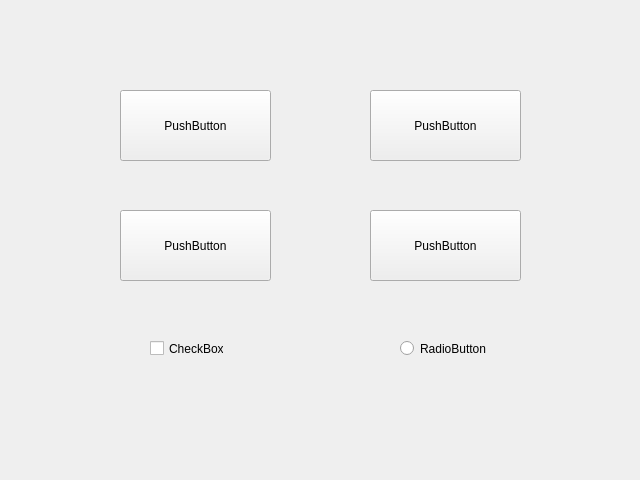
<?xml version="1.0" encoding="UTF-8"?>
<ui version="4.0">
 <class>Form</class>
 <widget class="QWidget" name="Form">
  <property name="geometry">
   <rect>
    <x>0</x>
    <y>0</y>
    <width>640</width>
    <height>480</height>
   </rect>
  </property>
  <property name="windowTitle">
   <string>Form</string>
  </property>
  <widget class="QPushButton" name="pushButton">
   <property name="geometry">
    <rect>
     <x>120</x>
     <y>90</y>
     <width>151</width>
     <height>71</height>
    </rect>
   </property>
   <property name="text">
    <string>PushButton</string>
   </property>
  </widget>
  <widget class="QPushButton" name="pushButton_2">
   <property name="geometry">
    <rect>
     <x>370</x>
     <y>90</y>
     <width>151</width>
     <height>71</height>
    </rect>
   </property>
   <property name="text">
    <string>PushButton</string>
   </property>
  </widget>
  <widget class="QPushButton" name="pushButton_3">
   <property name="geometry">
    <rect>
     <x>370</x>
     <y>210</y>
     <width>151</width>
     <height>71</height>
    </rect>
   </property>
   <property name="text">
    <string>PushButton</string>
   </property>
  </widget>
  <widget class="QPushButton" name="pushButton_4">
   <property name="geometry">
    <rect>
     <x>120</x>
     <y>210</y>
     <width>151</width>
     <height>71</height>
    </rect>
   </property>
   <property name="text">
    <string>PushButton</string>
   </property>
  </widget>
  <widget class="QCheckBox" name="checkBox">
   <property name="geometry">
    <rect>
     <x>150</x>
     <y>340</y>
     <width>74</width>
     <height>17</height>
    </rect>
   </property>
   <property name="text">
    <string>CheckBox</string>
   </property>
  </widget>
  <widget class="QRadioButton" name="radioButton">
   <property name="geometry">
    <rect>
     <x>400</x>
     <y>340</y>
     <width>86</width>
     <height>17</height>
    </rect>
   </property>
   <property name="text">
    <string>RadioButton</string>
   </property>
  </widget>
 </widget>
 <resources/>
 <connections/>
</ui>
